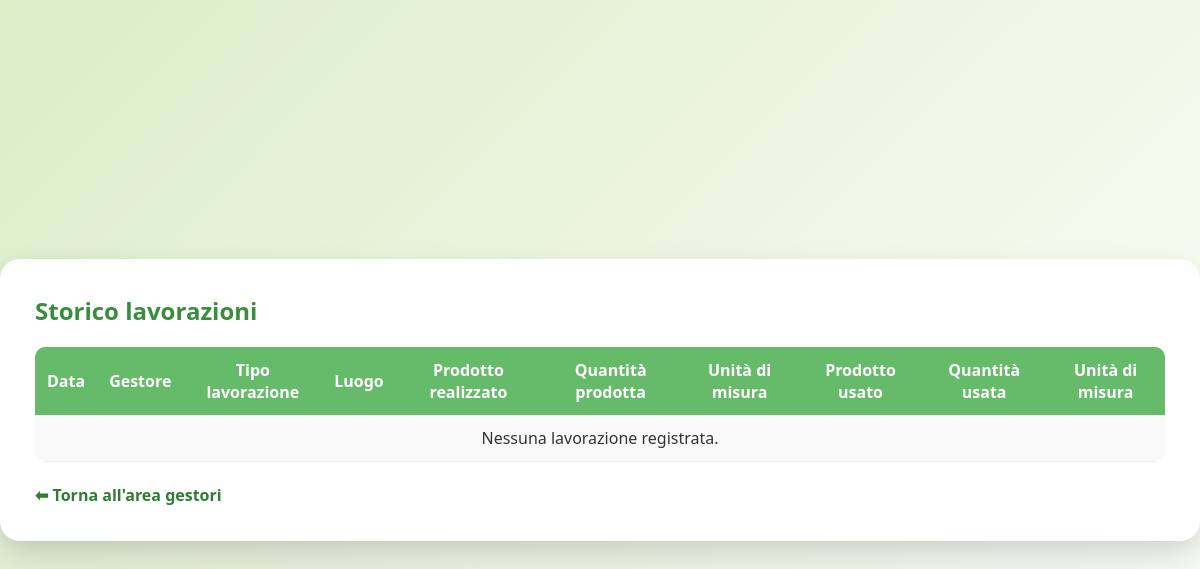
The app's page /storico_lavorazioni.php, older data.
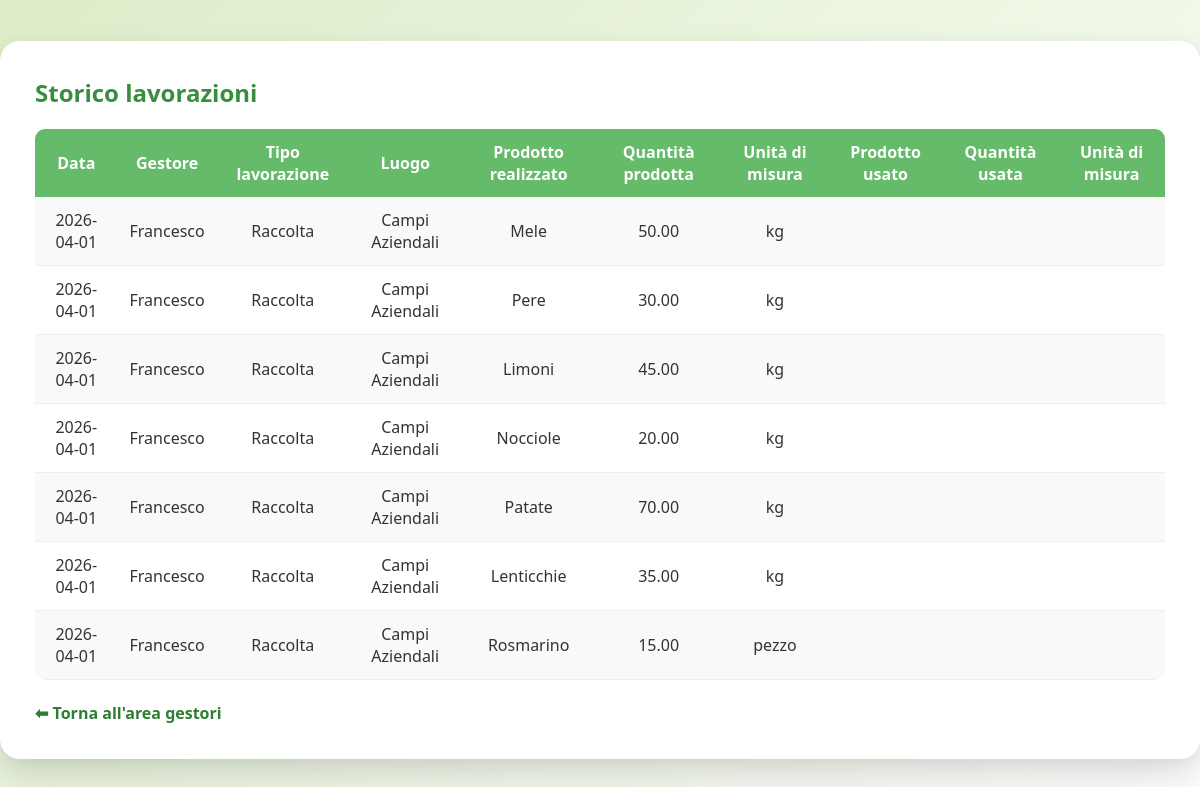
The same page, newer data.
### tables this page shows
CREATE TABLE Lavorazioni (
    idLavorazione INT AUTO_INCREMENT PRIMARY KEY,
    dataLavorazione DATE,
    idLuogo INT,
    idTipo INT,
    FOREIGN KEY (idLuogo) REFERENCES Luoghi(idLuogo),
    FOREIGN KEY (idTipo) REFERENCES Tipi(idTipo)
);

CREATE TABLE Utenti (
    idUtente INT AUTO_INCREMENT PRIMARY KEY,
    nome VARCHAR(100),
    telefono VARCHAR(15),
    email VARCHAR(150),
    ruolo ENUM('cliente', 'gestore'),
    password VARCHAR(255)
);

CREATE TABLE Tipi (
    idTipo INT AUTO_INCREMENT PRIMARY KEY,
    tipo VARCHAR(100)
);

CREATE TABLE Luoghi (
    idLuogo INT AUTO_INCREMENT PRIMARY KEY,
    nome VARCHAR(100),
    indirizzo VARCHAR(100)
);

CREATE TABLE Prodotti (
    idProdotto INT AUTO_INCREMENT PRIMARY KEY,
    nome VARCHAR(100),
    giacenza DECIMAL(10,2),
    unitaMisura ENUM('kg', 'l', 'pezzo'),
    categoria VARCHAR(100),
    tipo ENUM('fresco', 'riserva', 'confezionato')
);

CREATE TABLE produce (
    idProdotto INT,
    idLavorazione INT,
    quantitaProdotta DECIMAL(10,2),
    FOREIGN KEY (idProdotto) REFERENCES Prodotti(idProdotto),
    FOREIGN KEY (idLavorazione) REFERENCES Lavorazioni(idLavorazione)
);

### src/storico_lavorazioni.php (the view, shortened to what this page needs)
<?php include "db.php"; ?>
<!DOCTYPE html>
<html lang="it">
<head>
    <link rel="stylesheet" href="/css/style.css">
</head>
<body>
    <div class="storico">
        <h2>Storico lavorazioni</h2>
        <table>
            <tr>
                <th>Data</th>
                <th>Gestore</th>
                <th>Tipo lavorazione</th>
                <th>Luogo</th>
                <th>Prodotto realizzato</th>
                <th>Quantità prodotta</th>
                <th>Unità di misura</th>
                <th>Prodotto usato</th>
                <th>Quantità usata</th>
                <th>Unità di misura</th>
            </tr>
        <?php
            $sql = "
            SELECT
                Lavorazioni.dataLavorazione,
                Utenti.nome AS gestore,
                Tipi.tipo AS tipo_lavorazione,
                Luoghi.nome AS luogo,
                P1.nome AS prodotto_prodotto,
                produce.quantitaProdotta,
                P1.unitaMisura AS um_prodotta,
                P2.nome AS prodotto_usato,
                usa.quantitaUsata,
                P2.unitaMisura AS um_usata
            FROM Lavorazioni
            LEFT JOIN compie ON Lavorazioni.idLavorazione = compie.idLavorazione
            LEFT JOIN Utenti ON compie.idGestore = Utenti.idUtente
            LEFT JOIN Tipi ON Lavorazioni.idTipo = Tipi.idTipo
            LEFT JOIN Luoghi ON Lavorazioni.idLuogo = Luoghi.idLuogo
            LEFT JOIN produce ON Lavorazioni.idLavorazione = produce.idLavorazione
            LEFT JOIN Prodotti P1 ON produce.idProdotto = P1.idProdotto
            LEFT JOIN usa ON Lavorazioni.idLavorazione = usa.idLavorazione
            LEFT JOIN Prodotti P2 ON usa.idProdotto = P2.idProdotto
            ORDER BY Lavorazioni.idLavorazione ASC";
            $res = $conn->query($sql);
            if ($res && $res->num_rows > 0) {
                while ($row = $res->fetch_assoc()) {
                    $quantitaProdotta = isset($row['quantitaProdotta']) ? number_format($row['quantitaProdotta'], 2, '.', '') : '';
                    $quantitaUsata = isset($row['quantitaUsata']) ? number_format($row['quantitaUsata'], 2, '.', '') : '';
                    echo "<tr>
                            <td>{$row['dataLavorazione']}</td>
                            <td>{$row['gestore']}</td>
                            <td>{$row['tipo_lavorazione']}</td>
                            <td>{$row['luogo']}</td>
                            <td>{$row['prodotto_prodotto']}</td>
                            <td>{$quantitaProdotta}</td>
                            <td>{$row['um_prodotta']}</td>
                            <td>{$row['prodotto_usato']}</td>
                            <td>{$quantitaUsata}</td>
                            <td>{$row['um_usata']}</td>
                        </tr>";
                }
            } else {
                echo "<tr><td colspan='11'>Nessuna lavorazione registrata.</td></tr>";
            }
        ?>
        </table>
        <br>
        <a href="index_gestore.php">⬅ Torna all'area gestori</a>
    </div>
</body>
</html>

### src/css/style.css (style rules this page uses)
* { margin:0; padding:0; box-sizing:border-box; }
body { min-height:100vh; display:grid; place-items:center; font-family:'Segoe UI', Tahoma, Geneva, Verdana, sans-serif; background:linear-gradient(135deg,#dcedc8,#ffffff); color:#333; }
.storico { width:100%; max-width: 1200px; background:white; padding:35px; border-radius:20px; box-shadow: 0 20px 40px rgba(0,0,0,0.12), 0 5px 15px rgba(0,0,0,0.05); animation:fadeIn 0.5s ease; }
h2, h3 { margin-bottom:15px; color:#388e3c; }
a { text-decoration:none; color:#2e7d32; font-weight:600; }
table { width:100%; border-collapse:collapse; margin-top:20px; border-radius:10px; overflow:hidden; }
table th { background:#66bb6a; color:white; padding:12px; }
table td { padding:12px; border-bottom:1px solid #eee; text-align:center; }
table tr:nth-child(even) { background:#f9f9f9; }

Row changes from the older to the newer data that the page shows:
added lavorazioni: dataLavorazione "2026-04-01", utenti.nome "Francesco", idTipo.tipo "Raccolta", idLuogo.nome "Campi Aziendali", prodotti.nome "Mele", produce.quantitaProdotta "50.00", prodotti.unitaMisura "kg"
added lavorazioni: dataLavorazione "2026-04-01", utenti.nome "Francesco", idTipo.tipo "Raccolta", idLuogo.nome "Campi Aziendali", prodotti.nome "Pere", produce.quantitaProdotta "30.00", prodotti.unitaMisura "kg"
added lavorazioni: dataLavorazione "2026-04-01", utenti.nome "Francesco", idTipo.tipo "Raccolta", idLuogo.nome "Campi Aziendali", prodotti.nome "Limoni", produce.quantitaProdotta "45.00", prodotti.unitaMisura "kg"
added lavorazioni: dataLavorazione "2026-04-01", utenti.nome "Francesco", idTipo.tipo "Raccolta", idLuogo.nome "Campi Aziendali", prodotti.nome "Nocciole", produce.quantitaProdotta "20.00", prodotti.unitaMisura "kg"
added lavorazioni: dataLavorazione "2026-04-01", utenti.nome "Francesco", idTipo.tipo "Raccolta", idLuogo.nome "Campi Aziendali", prodotti.nome "Patate", produce.quantitaProdotta "70.00", prodotti.unitaMisura "kg"
added lavorazioni: dataLavorazione "2026-04-01", utenti.nome "Francesco", idTipo.tipo "Raccolta", idLuogo.nome "Campi Aziendali", prodotti.nome "Lenticchie", produce.quantitaProdotta "35.00", prodotti.unitaMisura "kg"
added lavorazioni: dataLavorazione "2026-04-01", utenti.nome "Francesco", idTipo.tipo "Raccolta", idLuogo.nome "Campi Aziendali", prodotti.nome "Rosmarino", produce.quantitaProdotta "15.00", prodotti.unitaMisura "pezzo"
Text that changed along with them:
text no longer shown: "Nessuna lavorazione registrata."
